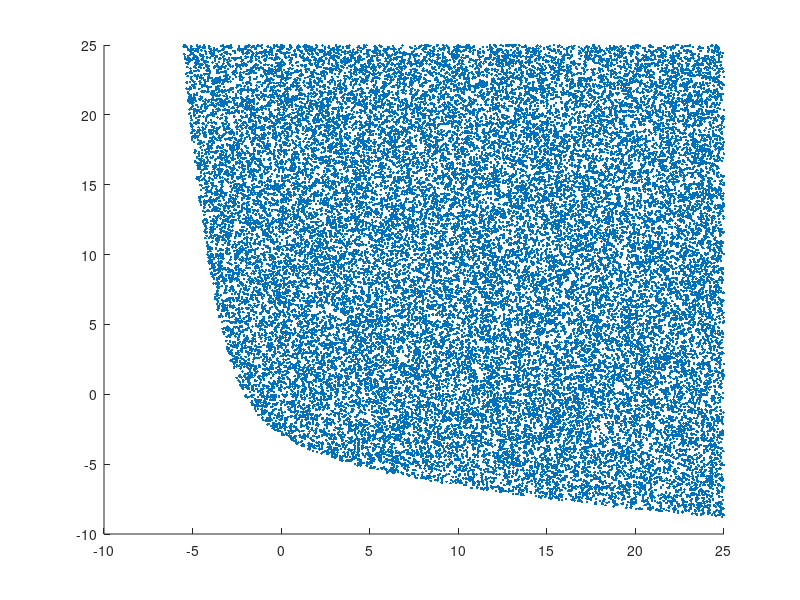

Recreate this plot in MATLAB.
n= 1e5;
m=1000;
y1= 50* rand(n, 1) -25;
y2= 50* rand(n, 1) -25;

count=0;
y1_true= zeros(n, 1);
y2_true= zeros(n, 1);

for k= 1:n
    x1= 20* rand(m, 1)- 20;
    x2= 20* rand(m, 1)- 20;
    if all((2*(x1.^4)+(x2.^4)+y1(k)*x1.*(x2.^3)+y2(k)*(x1.^3).*x2) >= 0)
        count =count+ 1;
        y1_true(count)= y1(k);
        y2_true(count)= y2(k);
    end
end

scatter(y1_true(1:count), y2_true(1:count), '.')
